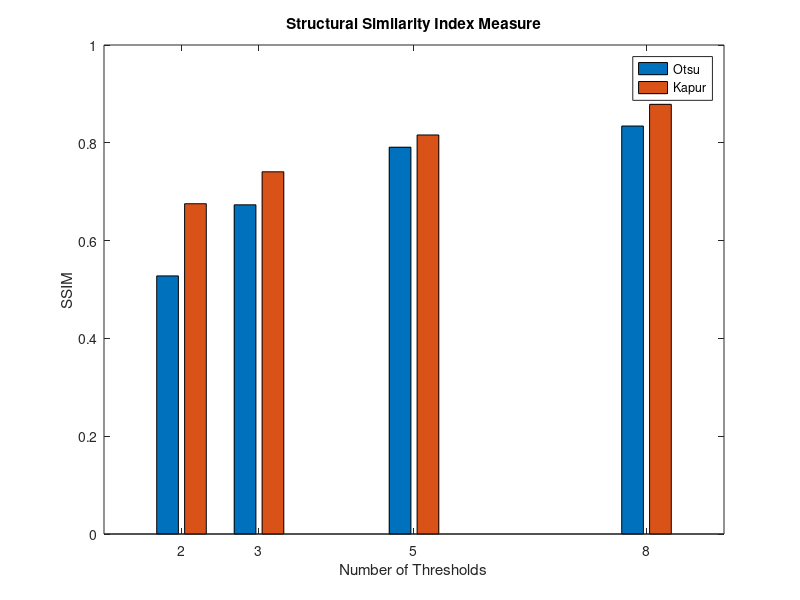

Reproduce this figure in MATLAB.
xdata=[2,3,5,8];
 
Otsu=	[0.5278	0.6732	0.791	0.8343];
Kapur=[0.6754	0.7407	0.816	0.8787];

 bpcombine2=Kapur;bpcombine1=Otsu;
bpcombined = [bpcombine1(:), bpcombine2(:)];
hb = bar(xdata, bpcombined, 'grouped')
xlabel('Number of Thresholds');ylabel('SSIM');
title('Structural Similarity Index Measure');legend('Otsu','Kapur');
